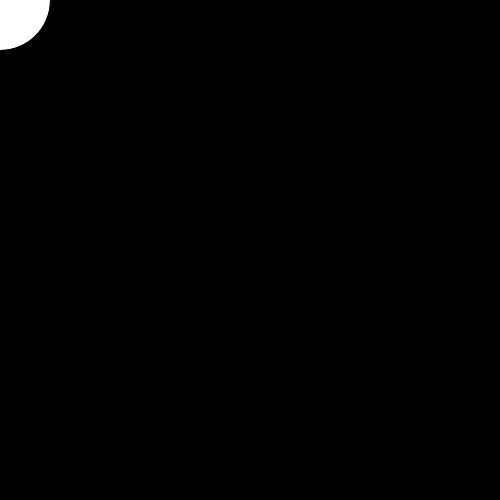
Frame 1 (no input)
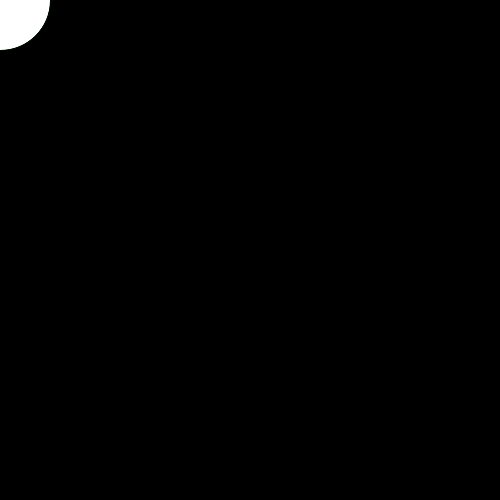
Frame 60 (the mouse pressed at the canvas centre just before this capture)
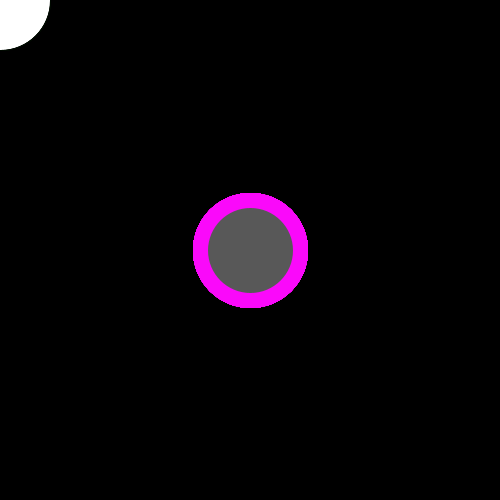
Frame 120 (the mouse held since frame 60 and released just before this capture)

The Processing sketch that drew these frames (run headless with seeded random() and noise(); from frame 60 on, the mouse is pressed at the canvas centre):

// Processing sketch: processing_35497
// ── processing_35497.pde

void setup() {
size(500, 500);
background(0);
smooth();
frameRate(100);
}
void draw() {
stroke(mouseX, 9 , mouseY); 
float distance = dist(pmouseX, pmouseY, mouseX, mouseY);
if (mousePressed) {
float maxStroke = 15;  
strokeWeight(maxStroke - constrain(distance, 0, maxStroke));
fill(88);
} else {
fill(255);
float maxStroke = 15;
}
ellipse(mouseX, mouseY, 100, 100);
}
                
                
